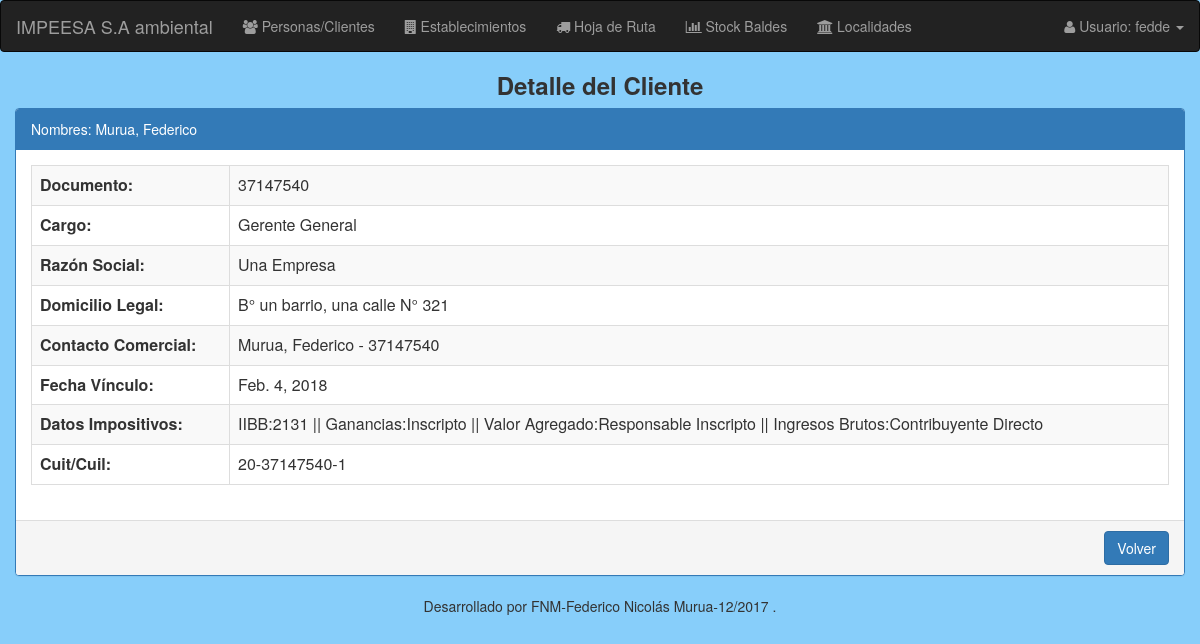
The page /clientes/detalle/clientes/1/ (signed in) on the database as committed earlier.
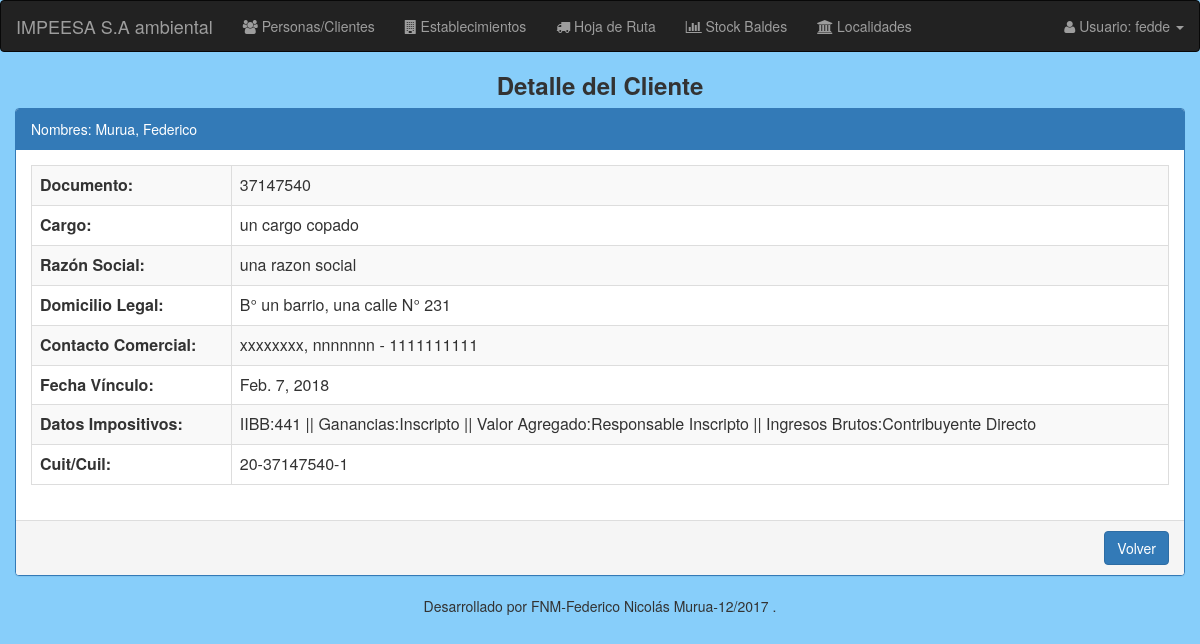
The same page on the database as committed later.
### modulo_I/models.py (models this page shows, shortened)
class Cliente(models.Model):
    razon_social = models.CharField(max_length=50) # puede ser distinta de la del generador
    domicilio_legal = models.ForeignKey('Domicilio', on_delete=models.CASCADE) # (para facturacion)
    apoderado = models.ForeignKey('Persona', related_name='apoderado', on_delete=models.CASCADE)
    contacto_comercial = models.ForeignKey('Persona', related_name='contact_comercial', on_delete=models.CASCADE)
    cargo = models.CharField(max_length=50)
    dato_impositivo = models.OneToOneField('DatoImpositivo', on_delete=models.CASCADE)
    fecha = models.DateField(default=now) #fecha de hoy
    fecha_vinculo = models.DateField() #fecha del Vinculo que se confeccionó el formulario
    cuit_cuil = models.CharField(max_length=20)

class Domicilio(models.Model):
    barrio = models.CharField(max_length=50)
    calle = models.CharField(max_length=50)
    calle_entre1 = models.CharField(max_length=50, null=True, blank=True)
    calle_entre2 = models.CharField(max_length=50, null=True, blank=True)
    nro = models.IntegerField(default=1,validators=[MinValueValidator(1)])
    piso = models.IntegerField(blank=True, null=True, validators=[MinValueValidator(1)])
    dpto = models.CharField(max_length=50, blank=True, null=True)
    localidad = models.ForeignKey('Localidad', on_delete=models.CASCADE)
    comarca = models.CharField(max_length=50, blank=True, null=True)
    def __str__(self):
        return "B° %s, %s  N° %s" % (self.barrio, self.calle, self.nro)

class Persona(models.Model):
    apellido = models.CharField(max_length=50)
    nombre = models.CharField(max_length=50)
    documento = models.CharField(max_length=50, unique=True)
    telefono_fijo = models.CharField(max_length=50, null=True, blank=True)
    celular = models.CharField(max_length=50, null=True, blank=True)
    email = models.EmailField(max_length=50, null=True, blank=True)
    def __str__(self):
        return "%s, %s - %s" % (self.apellido, self.nombre, self.documento)

class DatoImpositivo(models.Model):
    impuestos_ganancias = MultiSelectField(choices=Impuesto_Ganancias)
    impuestos_valor_agregado = MultiSelectField(choices=Impuesto_Valor_Agregado)
    ingresos_brutos = MultiSelectField(choices=Ingresos_Brutos)
    nro_iibb = models.BigIntegerField(primary_key=True)
    def __str__(self):
        return "IIBB:%s || Ganancias:%s || Valor Agregado:%s || Ingresos Brutos:%s" % (self.nro_iibb, self.impuestos_ganancias, self.impuestos_valor_agregado, self.ingresos_brutos)

### modulo_I/views.py (the view)
@login_required
def detalle_clientes(request, id_cliente):
    cliente = Cliente.objects.get(id=id_cliente)
    return render(request, 'cliente/cliente_detalle.html', {'cliente': cliente})

### modulo_I/templates/cliente/cliente_detalle.html (shortened to what this page needs)
{% extends "base/base_detalle.html" %}
{% load staticfiles %}
{% load staticfiles bootstrap3 %}
{% block header-title %}Detalle del Cliente{% endblock %}
{% block panel-heading %}
  Nombres: {{cliente.apoderado.apellido}}, {{cliente.apoderado.nombre}}
{% endblock %}
{% block detalle %}
  <table class="table table-striped table-bordered">
      <tbody>
          <tr>
              <th>Documento:</th>
              <td> {{cliente.apoderado.documento}}</td>
          </tr>
          <tr>
              <th>Cargo:</th>
              <td> {{cliente.cargo}}</td>
          </tr>
          <tr>
              <th>Razón Social:</th>
              <td> {{cliente.razon_social}}</td>
          </tr>
          <tr>
              <th>Domicilio Legal:</th>
              <td> {{cliente.domicilio_legal}}</td>
          </tr>
          {% if cliente.contacto_comercial %}
            <tr>
                <th>Contacto Comercial:</th>
                <td> {{cliente.contacto_comercial}}</td>
            </tr>
          {% endif %}
          <tr>
              <th>Fecha Vínculo:</th>
              <td> {{cliente.fecha_vinculo}}</td>
          </tr>
          <tr>
              <th>Datos Impositivos:</th>
              <td> {{cliente.dato_impositivo}}</td>
          </tr>
          <tr>
              <th>Cuit/Cuil:</th>
              <td>{{ cliente.cuit_cuil }}</td>
          </tr>
      </tbody>
  </table>
{% endblock %}
{% block url-volver %}
  {% url 'personas:listado_personas' %}
{% endblock %}

Rows that differ between the two databases and show on the page:
changed Cliente "Murua": cargo "Gerente General" → "un cargo copado"; razon_social "Una Empresa" → "una razon social"; domicilio_legal "B° un barrio, una calle N° 321" → "B° un barrio, una calle N° 231"; contacto_comercial "Murua, Federico - 37147540" → "xxxxxxxx, nnnnnnn - 1111111111"; fecha_vinculo "Feb. 4, 2018" → "Feb. 7, 2018"; dato_impositivo "IIBB:2131 || Ganancias:Inscripto || Valor Agregado:Responsable Inscripto || Ingresos Brutos:Contribuyente Directo" → "IIBB:441 || Ganancias:Inscripto || Valor Agregado:Responsable Inscripto || Ingresos Brutos:Contribuyente Directo"
